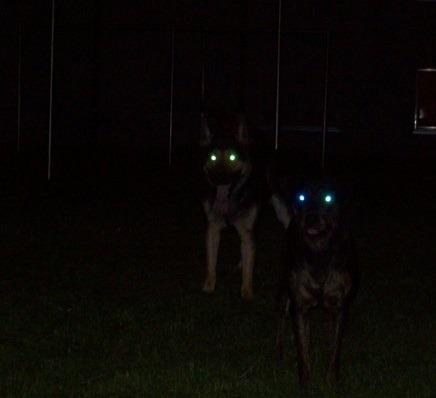
#> input picture app/examples/low_2015_05379.jpg, 436 x 398 px
$ python -i classical.py   (imports and definitions only)
#> lines starting #> are read from the running program, lines starting #| are printed output that depends on the picture
"""Classical baselines for experiment E6: CLAHE on luminance and gamma correction."""

import cv2
import numpy as np


def clahe(img: np.ndarray, clip_limit: float = 2.0, tile: int = 8) -> np.ndarray:
#> called with clip_limit = 2, tile = 8
    lab = cv2.cvtColor(img, cv2.COLOR_RGB2LAB)
#> lab: shape (398, 436, 3); mean of channels 0, 1, 2 5.3, 128.2, 129.4
    lab[..., 0] = cv2.createCLAHE(clipLimit=clip_limit, tileGridSize=(tile, tile)).apply(lab[..., 0])
#> lab: shape (398, 436, 3); mean of channels 0, 1, 2 14.7, 128.2, 129.4
    return cv2.cvtColor(lab, cv2.COLOR_LAB2RGB)
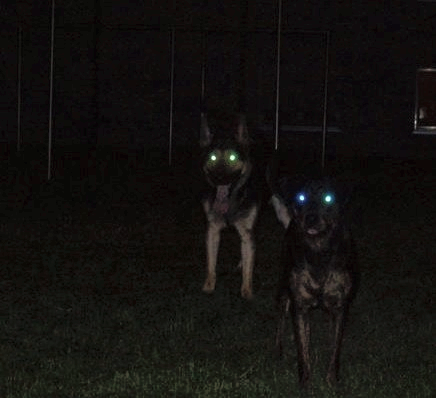
#> returned value: shape (398, 436, 3); mean R, G, B 19.1, 17.3, 15


def gamma(img: np.ndarray, g: float = 0.5) -> np.ndarray:
    lut = (np.linspace(0, 1, 256) ** g * 255 + 0.5).astype(np.uint8)
    return lut[img]

>>> import cv2
>>> picture = cv2.cvtColor(cv2.imread('../../app/examples/low_2015_05379.jpg'), cv2.COLOR_BGR2RGB)
>>> result = clahe(picture)

$ run again, on app/examples/single_2015_02901.jpg
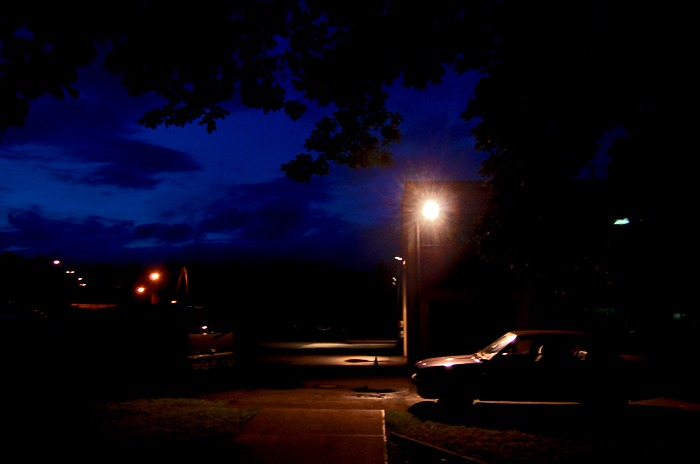
#> input picture app/examples/single_2015_02901.jpg, 700 x 464 px
#> in clahe, `return cv2.cvtColor(lab, cv2.COLOR_LAB2RGB)`:
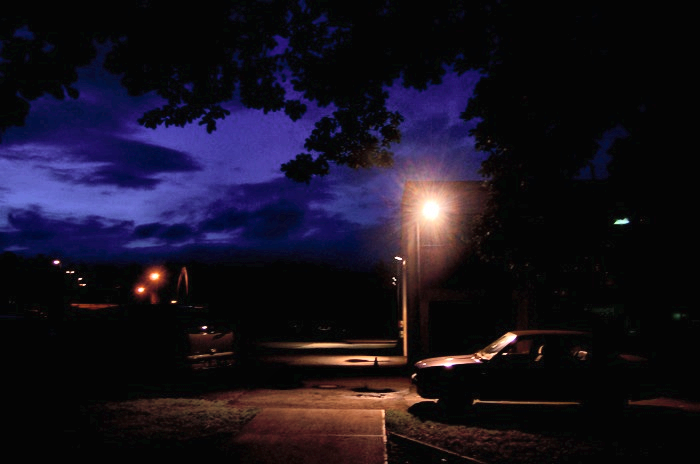
#> returned value: shape (464, 700, 3); mean R, G, B 23.3, 18.1, 32.4
